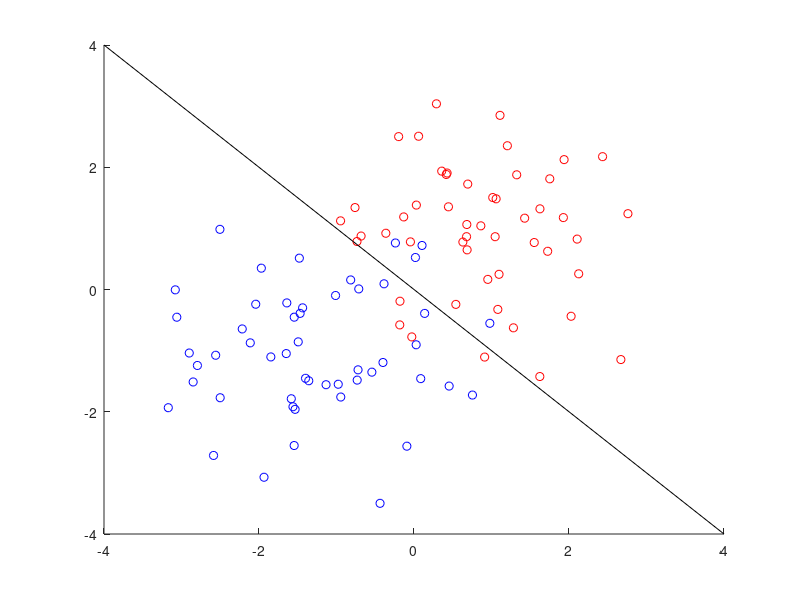

MATLAB code for this plot: (Note: this script raises an error after producing the figure.)
clear all; close all; clc;
%% 1
X1 = randn(50,2) + 1;
X2 = randn(51,2) - 1;

Y1 = ones(50);
Y2 = -ones(51);

X = [4,-4];
Y = [-4,4];

figure ;
hold on;
plot(X1(: ,1) , X1(: ,2) , 'ro');
plot(X2(: ,1) , X2(: ,2) , 'bo');
line(X,Y, 'color','black');
hold off;

%% 2
load iris.mat
%%
% Train the LS-SVM classifier using polynomial kernel
%
type='c'; 
gam = 1; 
t = 1; 
degreelist = [1,2,3,4,5];

for degree=degreelist,
    disp('Polynomial kernel of varying degrees'),

    [alpha,b] = trainlssvm({Xtrain,Ytrain,type,gam,[t; degree],'poly_kernel'});

    figure; plotlssvm({Xtrain,Ytrain,type,gam,[t; degree],'poly_kernel','preprocess'},{alpha,b});

    [Yht, Zt] = simlssvm({Xtrain,Ytrain,type,gam,[t; degree],'poly_kernel'}, {alpha,b}, Xtest);

    err = sum(Yht~=Ytest); 
    fprintf('\n on test: #misclass = %d, error rate = %.2f%%\n', err, err/length(Ytest)*100)
    disp('Press any key to continue...'), pause,        
end  
%% 3
%
% use RBF kernel
%

% tune the sig2 while fix gam
%
disp('RBF kernel')
gam = 1; sig2list=[0.001:0.05:20];

errlist=[];

for sig2=sig2list,
    disp(['gam : ', num2str(gam), '   sig2 : ', num2str(sig2)]),
    [alpha,b] = trainlssvm({Xtrain,Ytrain,type,gam,sig2,'RBF_kernel'});
    
    % Plot the decision boundary of a 2-d LS-SVM classifier
    %plotlssvm({Xtrain,Ytrain,type,gam,sig2,'RBF_kernel','preprocess'},{alpha,b});

    % Obtain the output of the trained classifier
    [Yht, Zt] = simlssvm({Xtrain,Ytrain,type,gam,sig2,'RBF_kernel'}, {alpha,b}, Xtest);
    err = sum(Yht~=Ytest); errlist=[errlist; err];         
end


%
% make a plot of the misclassification rate wrt. sig2

figure;
plot(log(sig2list), errlist, '*-'), 
xlabel('log(sig2)'), ylabel('number of misclass'),

%%%%%%%%%%%%%%%%%%%%%%%%%%%%%%%%%%%%%%%%%%%%%%%%%%%%%
%% 4
% fix sigma at 1
errlist=[];
gamlist = [0.001:0.01:10]; 
sig2=1;

for gam=gamlist,
    disp(['gam : ', num2str(gam), '   sig2 : ', num2str(sig2)]),
    [alpha,b] = trainlssvm({Xtrain,Ytrain,type,gam,sig2,'RBF_kernel'});

    % Plot the decision boundary of a 2-d LS-SVM classifier
    %plotlssvm({Xtrain,Ytrain,type,gam,sig2,'RBF_kernel','preprocess'},{alpha,b});

    % Obtain the output of the trained classifier
    [Yht, Zt] = simlssvm({Xtrain,Ytrain,type,gam,sig2,'RBF_kernel'}, {alpha,b}, Xtest);
    err = sum(Yht~=Ytest); errlist=[errlist; err];        
end

figure;
plot(log(gamlist), errlist, '*-'), 
xlabel('log(gam)'), ylabel('number of misclass'),

%% parameter tuning
perflist_val=[];

gamlist = [0.001:100:1000];
sig2list = [0.001:100:1000]; 
[X,Y] = meshgrid(gamlist,sig2list);

for gam=gamlist,
    for sig2=sig2list,
        perf = rsplitvalidate({Xtrain , Ytrain , 'c', gam , sig2, 'RBF_kernel'}, 0.80 , 'misclass');
        perflist_val=[perflist_val; perf];
    end
end

perflist_val = reshape(perflist_val,[10,10]);

% K-fold
perflist_cross=[]; 

for gam=gamlist,
    for sig2=sig2list,
        perf = crossvalidate({Xtrain , Ytrain , 'c', gam , sig2, 'RBF_kernel'}, 10 , 'misclass');
        perflist_cross=[perflist_cross; perf];
    end
end

perflist_cross = reshape(perflist_cross,[10,10]);

% leavoneout
perflist_loo=[]; 

for gam=gamlist,
    for sig2=sig2list,
        perf = leaveoneout({Xtrain , Ytrain , 'c', gam , sig2, 'RBF_kernel'}, 'misclass');
        perflist_loo=[perflist_loo; perf];
    end
end

perflist_loo = reshape(perflist_loo,[10,10]);

%%

subplot(1,3,1)
surf(X,Y, perflist_val), 
xlabel('Gamma'), ylabel('Sigma2'),zlabel('# misclassifications')
title('Random Split')

subplot(1,3,2)
surf(X,Y, perflist_cross), 
xlabel('Gamma'), ylabel('Sigma2'),zlabel('# misclassifications')
title('10-fold Crossvalidation')

subplot(1,3,3)
surf(X,Y, perflist_loo), 
xlabel('Gamma'), ylabel('Sigma2'),zlabel('# misclassifications')
title('Leave-one-out')

%% ARD
% simplex
[gam, sig2, cost] = tunelssvm({Xtrain, Ytrain , 'c', [] , [],'RBF_kernel'},...
    'simplex', 'crossvalidatelssvm',{10 , 'misclass'});
%% 
%gridsearch
[gam, sig2, cost] = tunelssvm({Xtrain, Ytrain , 'c', [] , [],'RBF_kernel'},...
    'gridsearch', 'crossvalidatelssvm',{10 , 'misclass'});
%% ROC

% Train the classification model.
[ alpha , b ] = trainlssvm({Xtrain , Ytrain , 'c', gam , sig2 ,'RBF_kernel'});
% Classification of the test data.
[ Yest , Ylatent ] = simlssvm({Xtrain , Ytrain , 'c', gam , sig2 ,'RBF_kernel'} , {alpha , b} , Xtest);
% Generating the ROC curve.
roc(Ylatent, Ytest);

%% Bayesian

bay_modoutClass({ Xtrain , Ytrain , 'c', 100 , 100 } , 'figure');

%% Ripley
clear all;close all;

load ripley.mat
%% visualize

 
figure ;
gscatter(Xtrain(: ,1) , Xtrain(: ,2) , Ytrain,'br','xo');
gscatter(Xtrain(: ,1) , Xtrain(: ,2) , Ytrain,'br','xo');

%% 
%gridsearch
[gam, sig2, cost] = tunelssvm({Xtrain, Ytrain , 'c', [] , [],'RBF_kernel'},...
    'gridsearch', 'crossvalidatelssvm',{10 , 'misclass'});

%% ROC
% Train the classification model.
[ alpha , b ] = trainlssvm({Xtrain , Ytrain , 'c', gam , sig2 ,'RBF_kernel'});
figure; plotlssvm({Xtrain,Ytrain,'c',gam,sig2,'RBF_kernel','preprocess'},{alpha,b});

% Classification of the test data.
[ Yest , Ylatent ] = simlssvm({Xtrain , Ytrain , 'c', gam , sig2 ,'RBF_kernel'} , {alpha , b} , Xtest);
% Generating the ROC curve.
roc(Ylatent, Ytest);

%%%%%%%%%%%%%%%%%%%%%%%%%%%%%%%%%%%%%%%%%%%%%%%%%%%%%%%%%%%%%%%%%%%%%%%%%%%
%% 
%gridsearch
[gam, t, degree] = tunelssvm({Xtrain, Ytrain , 'c', [] , [],'poly_kernel'},...
    'gridsearch', 'crossvalidatelssvm',{10 , 'misclass'});

%% ROC
% Train the classification model.
[ alpha , b ] = trainlssvm({Xtrain , Ytrain , 'c', gam , [t(1),t(2)] ,'poly_kernel'});
figure; plotlssvm({Xtrain,Ytrain,'c',gam,[t(1),t(2)],'poly_kernel','preprocess'},{alpha,b});

% Classification of the test data.
[ Yest , Ylatent ] = simlssvm({Xtrain , Ytrain , 'c', gam , sig2 ,'RBF_kernel'} , {alpha , b} , Xtest);
% Generating the ROC curve.
roc(Ylatent, Ytest);

%% Wisconsin
clear all;close all;

load breast.mat
%% visualize

figure;
embedding = tsne(trainset);
embedding_test = tsne(testset);
gscatter(embedding(:,1),embedding(:,2),labels_train)

%%%%%%%%%%%%%%%%%%%%%%%%%%%%%%%%%%%%%%%%%%%%%%%%%%%%%%%%%%%%%%%%%%
%% RBF

% gridsearch
[gam, sig2] = tunelssvm({trainset, labels_train , 'c', [] , [],'RBF_kernel'},...
    'gridsearch', 'crossvalidatelssvm',{10 , 'misclass'});

% Train the classification model.
[ alpha , b ] = trainlssvm({trainset , labels_train , 'c', gam , sig2 ,'RBF_kernel'});
figure; plotlssvm({trainset,labels_train,'c',gam,sig2,'RBF_kernel','preprocess'},{alpha,b});

% Classification of the test data.
[ Yest , Ylatent_rbf ] = simlssvm({trainset , labels_train , 'c', gam , sig2 ,'RBF_kernel'}...
    , {alpha , b} , testset);

%%%%%%%%%%%%%%%%%%%%%%%%%%%%%%%%%%%%%%%%%%%%%%%%%%%%%%%%%%%%%%%%%%%%%%%%%%
%% linear kernel
%gridsearch
gam = tunelssvm({trainset, labels_train , 'c', [] , [],'lin_kernel'},...
    'gridsearch', 'crossvalidatelssvm',{10 , 'misclass'});

% Train the classification model.
[ alpha , b ] = trainlssvm({trainset , labels_train , 'c', gam , [] ,'lin_kernel'});
%figure; plotlssvm({embedding,labels_train,'c',gam,[],'lin_kernel','preprocess'},{alpha,b});

% Classification of the test data.
[ Yest , Ylatent_lin ] = simlssvm({trainset , labels_train , 'c', gam , [] ,'lin_kernel'}...
    , {alpha , b} , testset);

%%%%%%%%%%%%%%%%%%%%%%%%%%%%%%%%%%%%%%%%%%%%%%%%%%%%%%%%%%%%%%%%%%%%%%%%%%%
%% poly kernel

%gridsearch
[gam, t, degree] = tunelssvm({trainset, labels_train , 'c', [] , [],'poly_kernel'},...
    'gridsearch', 'crossvalidatelssvm',{10 , 'misclass'});

% Train the classification model.
[ alpha , b ] = trainlssvm({trainset , labels_train , 'c', gam , [t(1),t(2)] ,'poly_kernel'});
%figure; plotlssvm({embedding,labels_train,'c',gam,[t(1),t(2)],'poly_kernel','preprocess'},{alpha,b});

% Classification of the test data.
[ Yest , Ylatent_poly ] = simlssvm({trainset , labels_train , 'c', gam , [t(1),t(2)] ,'poly_kernel'}...
    , {alpha , b} , testset);

%% Generating the ROC curves.

roc(Ylatent_rbf, labels_test);
roc(Ylatent_lin, labels_test);
roc(Ylatent_poly, labels_test);

%% diabetes
clear all;close all;

load diabetes.mat
%% visualize


[W,H] = nnmf(trainset,2);

biplot(H','scores',W, 'VarLabels', {'1','2','3','4','5','6','7','8','9','10',...
    '11','12','13','14','15','16','17','18','19','20','21','22','23','24','25',...
    '26','27','28','29','30'});
axis([0 1.1 0 1.1])
xlabel('Column 1')
ylabel('Column 2')

figure ;
gscatter(trainset(: ,4) , trainset(: ,24) , labels_train,'br','xo');

%%%%%%%%%%%%%%%%%%%%%%%%%%%%%%%%%%%%%%%%%%%%%%%%%%%%%%%%%%%%%%%%%%
%% RBF

% gridsearch
[gam, sig2] = tunelssvm({trainset(:,[4,24]), labels_train , 'c', [] , [],'RBF_kernel'},...
    'gridsearch', 'crossvalidatelssvm',{10 , 'misclass'});

% Train the classification model.
[ alpha , b ] = trainlssvm({trainset(:,[4,24]) , labels_train , 'c', gam , sig2 ,'RBF_kernel'});
figure; plotlssvm({trainset(:,[4,24]),labels_train,'c',gam,sig2,'RBF_kernel','preprocess'},{alpha,b});

% Classification of the test data.
[ Yest , Ylatent_rbf ] = simlssvm({trainset(:,[4,24]) , labels_train , 'c', gam , sig2 ,'RBF_kernel'} , {alpha , b} , testset(:,[4,24]));

%%%%%%%%%%%%%%%%%%%%%%%%%%%%%%%%%%%%%%%%%%%%%%%%%%%%%%%%%%%%%%%%%%%%%%%%%%
%% linear kernel
%gridsearch
gam = tunelssvm({trainset(:,[4,24]), labels_train , 'c', [] , [],'lin_kernel'},...
    'gridsearch', 'crossvalidatelssvm',{10 , 'misclass'});

% Train the classification model.
[ alpha , b ] = trainlssvm({trainset(:,[4,24]) , labels_train , 'c', gam , sig2 ,'lin_kernel'});
figure; plotlssvm({trainset(:,[4,24]),labels_train,'c',gam,sig2,'lin_kernel','preprocess'},{alpha,b});

% Classification of the test data.
[ Yest , Ylatent_lin ] = simlssvm({trainset(:,[4,24]) , labels_train , 'c', gam , sig2 ,'lin_kernel'} , {alpha , b} , testset(:,[4,24]));

%%%%%%%%%%%%%%%%%%%%%%%%%%%%%%%%%%%%%%%%%%%%%%%%%%%%%%%%%%%%%%%%%%%%%%%%%%%
%% poly kernel

%gridsearch
[gam, t, degree] = tunelssvm({trainset(:,[4,24]), labels_train , 'c', [] , [],'poly_kernel'},...
    'gridsearch', 'crossvalidatelssvm',{10 , 'misclass'});

% Train the classification model.
[ alpha , b ] = trainlssvm({trainset(:,[4,24]) , labels_train , 'c', gam , [t(1),t(2)] ,'poly_kernel'});
% Classification of the test data.
[ Yest , Ylatent_poly ] = simlssvm({trainset(:,[4,24]) , labels_train , 'c', gam , sig2 ,'RBF_kernel'} , {alpha , b} , testset(:,[4,24]));

%% Generating the ROC curve.

roc(Ylatent_rbf, labels_test);
roc(Ylatent_lin, labels_test);
roc(Ylatent_poly, labels_test);
